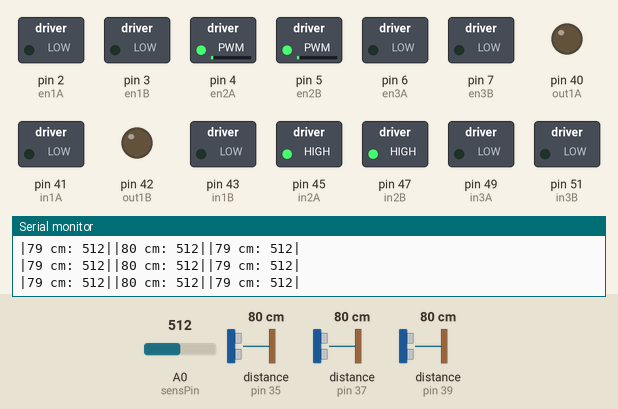
Recording of a sketch running on a simulated Arduino Mega 2560, built with avr-gcc and run on an emulated ATmega2560. Shown: switched loads named in the sketch (green lamp = pin HIGH), output pins drawn as LEDs (lit = HIGH), the last lines printed to the serial monitor. Wiring (inferred from the names in the program): 3 × ultrasonic range finder: trigger pin 34, echo pin 35 / trigger pin 36, echo pin 37 / trigger pin 38, echo pin 39. The inputs (shaded band) are chosen by the test bench; at power-on: A0 (sensPin) = 512, distance to the obstacle (sensors on pin 35, pin 37, pin 39) 80 cm. The echo pulse lasts 58.3 µs per cm; pins used as bus, display or sensor lines are not drawn.

Above: at 1.2 s.
1.3 s: A0 (sensPin) set to 498
At 3.0 s:
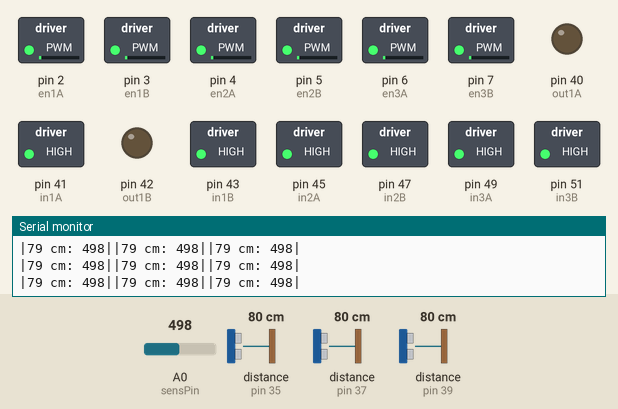
3.3 s: distance to the obstacle (sensor on pin 35) set to 299 cm
At 4.4 s:
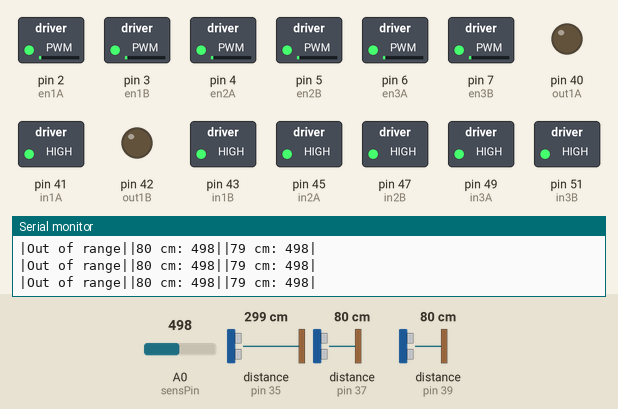
5.6 s: distance to the obstacle (sensor on pin 37) set to 299 cm
At 7.1 s:
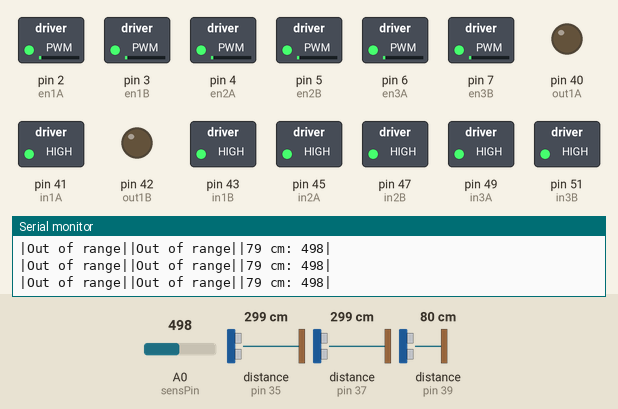
7.9 s: distance to the obstacle (sensor on pin 39) set to 299 cm
At 8.8 s:
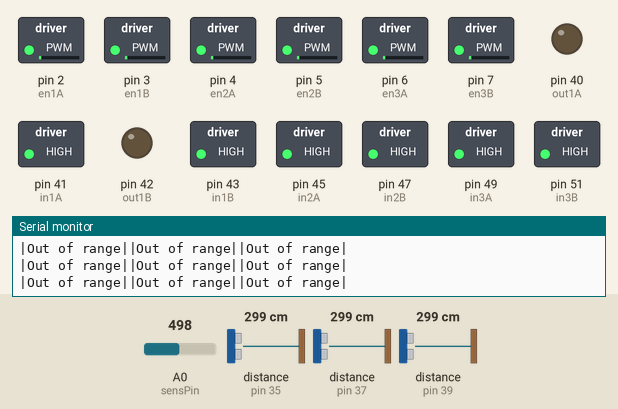
10.0 s: A0 (sensPin) set to 716
At 10.52 s:
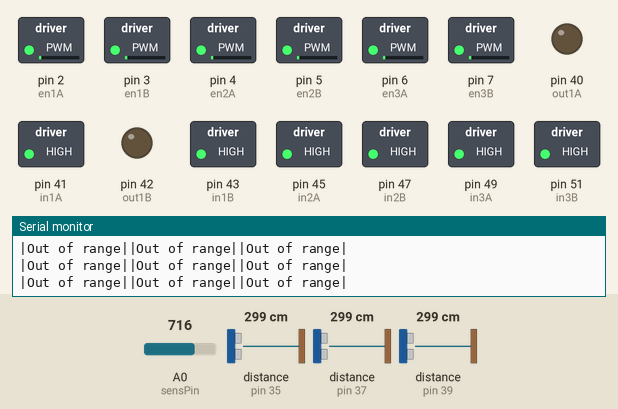
13.0 s: distance to the obstacle (sensor on pin 35) set to 60 cm
At 14.0 s:
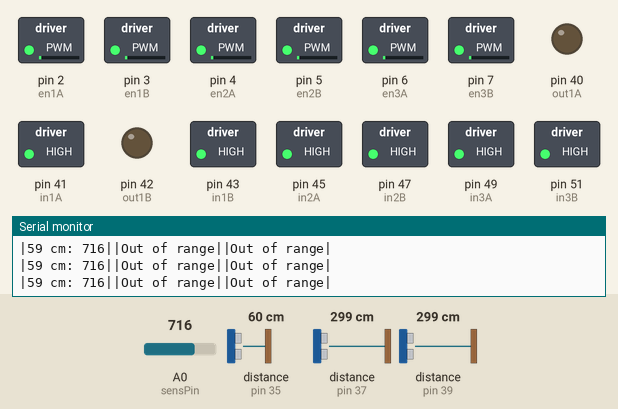
Timing chart, 0 to 16.0 s (numbered marks = the images above; inputs shaded):
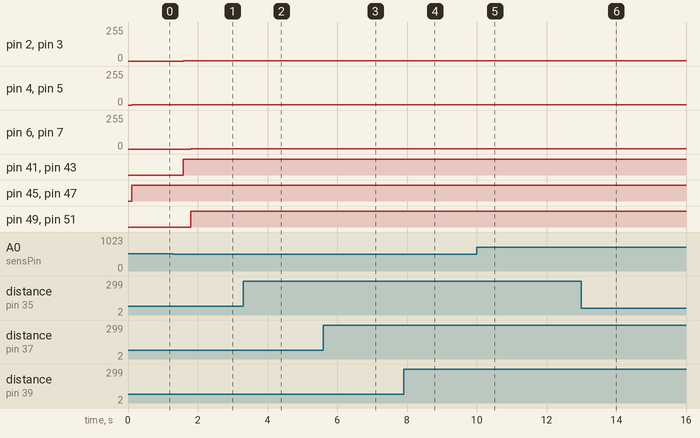

Measured:
- the behaviour switches between 507 and 506 on A0 (sensPin) (found by bisection; images 0 and 1)
- after the input at 1.3 s, pin 2 (en1A), pin 3 (en1B): 0/255 → 1/255 after 0.29 s; pin 6 (en3A), pin 7 (en3B): 0/255 → 1/255 after 0.50 s; pin 41 (in1A), pin 43 (in1B): LOW → HIGH after 0.29 s; pin 49 (in3A), pin 51 (in3B): LOW → HIGH after 0.50 s
- after the input at 3.3 s, pin 2 (en1A), pin 3 (en1B): 1/255 → 2/255 after 0.20 s
- after the input at 5.6 s, pin 4 (en2A), pin 5 (en2B): 1/255 → 2/255 after 0.33 s
- after the input at 7.9 s, pin 6 (en3A), pin 7 (en3B): 1/255 → 2/255 after 0.20 s
- after the input at 10.0 s, pin 2 (en1A), pin 3 (en1B): 2/255 → 1/255 after 0.34 s; pin 4 (en2A), pin 5 (en2B): 2/255 → 1/255 after 0.46 s; pin 6 (en3A), pin 7 (en3B): 2/255 → 1/255 after 0.58 s
- after the input at 13.0 s, pin 2 (en1A), pin 3 (en1B): 1/255 → 3/255 after 0.17 s

The sketch:

Final_expo_code.ino
```cpp
//pot input
int sensPin = A0;
int sensValue = 0;  // variable to store the value coming from the sensor

//sensor 1
#define trigPin1 34
#define echoPin1 35
//sensor 2
#define trigPin2 36
#define echoPin2 37
//sensor 3
#define trigPin3 38
#define echoPin3 39
// Driver 1 motor A
 int en1A = 2;
 int in1A = 41;
 int out1A = 40;
 // Driver 1 motor B
 int en1B = 3;
 int in1B = 43;
 int out1B = 42;
 // Driver 2 motor A
 int en2A = 4;
 int in2A = 45;
 int out2A = 44;
 // Driver 2 motor B
 int en2B = 5;
 int in2B = 47;
 int out2B = 46;
 // Driver 3 motor A
 int en3A = 6;
 int in3A = 49;
 int out3A = 48;
 // Driver 3 motor B
 int en3B = 7;
 int in3B = 51;
 int out3B = 50;
void setup() {
  pinMode(trigPin1, OUTPUT); // Sets the trigPin1 as an Output
  pinMode(echoPin1, INPUT); // Sets the echoPin1 as an Input
  pinMode(trigPin2, OUTPUT); // Sets the trigPin2 as an Output
  pinMode(echoPin2, INPUT); // Sets the echoPin2 as an Input
  pinMode(trigPin3, OUTPUT); // Sets the trigPin3 as an Output
  pinMode(echoPin3, INPUT); // Sets the echoPin3 as an Input

  Serial.begin(9600);

  // Driver 1 motor A
  pinMode(en1A, OUTPUT);
  pinMode(in1A, OUTPUT);
  pinMode(out1A, OUTPUT);
  // Driver 1 motor B
  pinMode(en1B, OUTPUT);
  pinMode(in1B, OUTPUT);
  pinMode(out1B, OUTPUT);
  // Driver 2 motor A
  pinMode(en2A, OUTPUT);
  pinMode(in2A, OUTPUT);
  pinMode(out2A, OUTPUT);
  // Driver 2 motor B
  pinMode(en2B, OUTPUT);
  pinMode(in2B, OUTPUT);
  pinMode(out2B, OUTPUT);
  // Driver 3 motor A
  pinMode(en3A, OUTPUT);
  pinMode(in3A, OUTPUT);
  pinMode(out3A, OUTPUT);
  // Driver 3 motor B
  pinMode(en3B, OUTPUT);
  pinMode(in3B, OUTPUT);
  pinMode(out3B, OUTPUT);
}
void loop() {
 sensValue = analogRead(sensPin);
 sensor1(sensValue);
 delay(100);
 sensor2(sensValue);
 delay(100);
 sensor3(sensValue);
 Serial.println();
 delay(100);
}

void sensor1(int sens){
 long unsigned duration;
 long unsigned distance;
 int sense = sens;
 digitalWrite(trigPin1, LOW);
 delayMicroseconds(2);
 digitalWrite(trigPin1, HIGH);
 delayMicroseconds(10);
 digitalWrite(trigPin1, LOW);
 duration = pulseIn(echoPin1, HIGH, 30000);
 distance = (duration/2) / 29.1;
 if (distance >= 255 || distance <= 0)
 {
 Serial.print("|Out of range|");
 }
 else {
 Serial.print("|");
 Serial.print(distance);
 Serial.print(" cm: ");
 Serial.print(sense);
 Serial.print("|");
 }
 int speed = 255-distance*2;
 turnMotors1(speed, sense);
}

void sensor2(int sens){
 long unsigned duration;
 long unsigned distance;
 digitalWrite(trigPin2, LOW);
 delayMicroseconds(2);
 digitalWrite(trigPin2, HIGH);
 delayMicroseconds(10);
 digitalWrite(trigPin2, LOW);
 duration = pulseIn(echoPin2, HIGH);
 distance = (duration/2) / 29.1;
 if (distance >= 255 || distance <= 0)
 {
 Serial.print("|Out of range|");
 }
 else {
 Serial.print("|");
 Serial.print(distance);
 Serial.print(" cm: ");
 Serial.print(sens);
 Serial.print("|");
 }
 int speed = 255-distance*2;
 turnMotors2(speed, sens);
}

void sensor3(int sens){
 long unsigned duration;
 long unsigned distance;
 digitalWrite(trigPin3, LOW);
 delayMicroseconds(2);
 digitalWrite(trigPin3, HIGH);
 delayMicroseconds(10);
 digitalWrite(trigPin3, LOW);
 duration = pulseIn(echoPin3, HIGH);
 distance = (duration/2) / 29.1;
 if (distance >= 255 || distance <= 0)
 {
 Serial.print("|Out of range|");
 }
 else {
 Serial.print("|");
 Serial.print(distance);
 Serial.print(" cm: ");
 Serial.print(sens);
 Serial.print("|");
 }
 int speed = 255-distance*2;
 turnMotors3(speed, sens);
}

void turnMotors1(int speed, int sens){
 speed=speed*sens/1023;
 speed = speed*speed/255;
 //motor A
 if (speed >= 170){
  digitalWrite(in1A, HIGH);
  digitalWrite(out1A, LOW);
  analogWrite(en1A, 0);
 }
 else if (speed <= 0){

 }
 else{
  digitalWrite(in1A, HIGH);
  digitalWrite(out1A, LOW);
  analogWrite(en1A, speed);
 }
 //motor B
 if (speed >= 170){
  digitalWrite(in1B, HIGH);
  digitalWrite(out1B, LOW);
  analogWrite(en1B, 0);
 }
 else if (speed <= 0){

 }
 else{
  digitalWrite(in1B, HIGH);
  digitalWrite(out1B, LOW);
  analogWrite(en1B, speed);
 }
}

void turnMotors2(int speed,int sens){
 speed=speed*sens/1023;
 speed = speed*speed/255;
 //motor A
 if (speed >= 170){
  digitalWrite(in2A, HIGH);
  digitalWrite(out2A, LOW);
  analogWrite(en2A, 0);
 }
 else if (speed <= 0){

 }
 else{
  digitalWrite(in2A, HIGH);
  digitalWrite(out2A, LOW);
  analogWrite(en2A, speed);
 }
 //motor B
 if (speed >= 170){
  digitalWrite(in2B, HIGH);
  digitalWrite(out2B, LOW);
  analogWrite(en2B, 0);
 }
  else if (speed <= 0){

 }
 else{
  digitalWrite(in2B, HIGH);
  digitalWrite(out2B, LOW);
  analogWrite(en2B, speed);
 }
}

void turnMotors3(int speed, int sens){
 speed=speed*sens/1023;
 speed = speed*speed/255;
 //motor A
 if (speed >= 170){
  digitalWrite(in3A, HIGH);
  digitalWrite(out3A, LOW);
  analogWrite(en3A, 0);
 }
 else if (speed <= 0){

 }
 else{
  digitalWrite(in3A, HIGH);
  digitalWrite(out3A, LOW);
  analogWrite(en3A, speed);
 }

 //motor B
 if (speed >= 170){
  digitalWrite(in3B, HIGH);
  digitalWrite(out3B, LOW);
  analogWrite(en3B, 0);
 }
 else if (speed <= 0){

 }
 else{
  digitalWrite(in3B, HIGH);
  digitalWrite(out3B, LOW);
  analogWrite(en3B, speed);
 }
}
```
